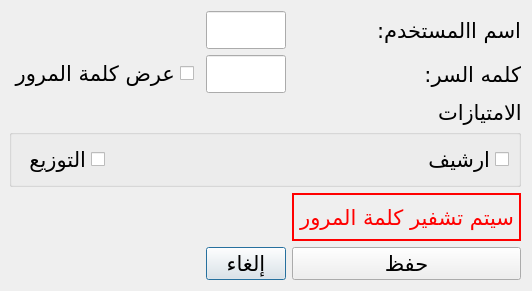
<?xml version="1.0" encoding="UTF-8"?>
<ui version="4.0">
 <class>Dialog</class>
 <widget class="QDialog" name="Dialog">
  <property name="windowModality">
   <enum>Qt::WindowModal</enum>
  </property>
  <property name="geometry">
   <rect>
    <x>0</x>
    <y>0</y>
    <width>397</width>
    <height>291</height>
   </rect>
  </property>
  <property name="font">
   <font>
    <family>Arabic Typesetting</family>
    <pointsize>16</pointsize>
   </font>
  </property>
  <property name="windowTitle">
   <string>D.P.A-إضافة مستخدم جديد</string>
  </property>
  <property name="windowIcon">
   <iconset resource="../qrc_source/source.qrc">
    <normaloff>:/MainIcon/Image/pngtree-beautiful-wheat-glyph-vector-icon-png-image_2003301.jpg</normaloff>:/MainIcon/Image/pngtree-beautiful-wheat-glyph-vector-icon-png-image_2003301.jpg</iconset>
  </property>
  <property name="layoutDirection">
   <enum>Qt::RightToLeft</enum>
  </property>
  <property name="autoFillBackground">
   <bool>false</bool>
  </property>
  <property name="locale">
   <locale language="Arabic" country="Tunisia"/>
  </property>
  <property name="sizeGripEnabled">
   <bool>false</bool>
  </property>
  <property name="modal">
   <bool>false</bool>
  </property>
  <layout class="QGridLayout" name="gridLayout">
   <property name="leftMargin">
    <number>9</number>
   </property>
   <property name="verticalSpacing">
    <number>6</number>
   </property>
   <item row="4" column="1">
    <widget class="QPushButton" name="cancel">
     <property name="text">
      <string>إلغاء</string>
     </property>
    </widget>
   </item>
   <item row="0" column="1">
    <widget class="QLineEdit" name="userName_2"/>
   </item>
   <item row="0" column="0">
    <widget class="QLabel" name="userName">
     <property name="text">
      <string>اسم االمستخدم:</string>
     </property>
    </widget>
   </item>
   <item row="1" column="0">
    <widget class="QLabel" name="passwordlabel">
     <property name="text">
      <string>كلمه السر:</string>
     </property>
     <property name="margin">
      <number>0</number>
     </property>
    </widget>
   </item>
   <item row="1" column="1">
    <widget class="QLineEdit" name="password_2">
     <property name="maxLength">
      <number>55</number>
     </property>
     <property name="echoMode">
      <enum>QLineEdit::Password</enum>
     </property>
    </widget>
   </item>
   <item row="3" column="0">
    <widget class="QLabel" name="label">
     <property name="palette">
      <palette>
       <active>
        <colorrole role="WindowText">
         <brush brushstyle="SolidPattern">
          <color alpha="255">
           <red>255</red>
           <green>0</green>
           <blue>0</blue>
          </color>
         </brush>
        </colorrole>
        <colorrole role="Button">
         <brush brushstyle="SolidPattern">
          <color alpha="255">
           <red>255</red>
           <green>0</green>
           <blue>0</blue>
          </color>
         </brush>
        </colorrole>
        <colorrole role="Light">
         <brush brushstyle="SolidPattern">
          <color alpha="255">
           <red>255</red>
           <green>127</green>
           <blue>127</blue>
          </color>
         </brush>
        </colorrole>
        <colorrole role="Midlight">
         <brush brushstyle="SolidPattern">
          <color alpha="255">
           <red>255</red>
           <green>63</green>
           <blue>63</blue>
          </color>
         </brush>
        </colorrole>
        <colorrole role="Dark">
         <brush brushstyle="SolidPattern">
          <color alpha="255">
           <red>127</red>
           <green>0</green>
           <blue>0</blue>
          </color>
         </brush>
        </colorrole>
        <colorrole role="Mid">
         <brush brushstyle="SolidPattern">
          <color alpha="255">
           <red>170</red>
           <green>0</green>
           <blue>0</blue>
          </color>
         </brush>
        </colorrole>
        <colorrole role="Text">
         <brush brushstyle="SolidPattern">
          <color alpha="255">
           <red>0</red>
           <green>0</green>
           <blue>0</blue>
          </color>
         </brush>
        </colorrole>
        <colorrole role="BrightText">
         <brush brushstyle="SolidPattern">
          <color alpha="255">
           <red>255</red>
           <green>255</green>
           <blue>255</blue>
          </color>
         </brush>
        </colorrole>
        <colorrole role="ButtonText">
         <brush brushstyle="SolidPattern">
          <color alpha="255">
           <red>0</red>
           <green>0</green>
           <blue>0</blue>
          </color>
         </brush>
        </colorrole>
        <colorrole role="Base">
         <brush brushstyle="SolidPattern">
          <color alpha="255">
           <red>255</red>
           <green>255</green>
           <blue>255</blue>
          </color>
         </brush>
        </colorrole>
        <colorrole role="Window">
         <brush brushstyle="SolidPattern">
          <color alpha="255">
           <red>255</red>
           <green>0</green>
           <blue>0</blue>
          </color>
         </brush>
        </colorrole>
        <colorrole role="Shadow">
         <brush brushstyle="SolidPattern">
          <color alpha="255">
           <red>0</red>
           <green>0</green>
           <blue>0</blue>
          </color>
         </brush>
        </colorrole>
        <colorrole role="AlternateBase">
         <brush brushstyle="SolidPattern">
          <color alpha="255">
           <red>255</red>
           <green>127</green>
           <blue>127</blue>
          </color>
         </brush>
        </colorrole>
        <colorrole role="ToolTipBase">
         <brush brushstyle="SolidPattern">
          <color alpha="255">
           <red>255</red>
           <green>255</green>
           <blue>220</blue>
          </color>
         </brush>
        </colorrole>
        <colorrole role="ToolTipText">
         <brush brushstyle="SolidPattern">
          <color alpha="255">
           <red>0</red>
           <green>0</green>
           <blue>0</blue>
          </color>
         </brush>
        </colorrole>
       </active>
       <inactive>
        <colorrole role="WindowText">
         <brush brushstyle="SolidPattern">
          <color alpha="255">
           <red>255</red>
           <green>0</green>
           <blue>0</blue>
          </color>
         </brush>
        </colorrole>
        <colorrole role="Button">
         <brush brushstyle="SolidPattern">
          <color alpha="255">
           <red>255</red>
           <green>0</green>
           <blue>0</blue>
          </color>
         </brush>
        </colorrole>
        <colorrole role="Light">
         <brush brushstyle="SolidPattern">
          <color alpha="255">
           <red>255</red>
           <green>127</green>
           <blue>127</blue>
          </color>
         </brush>
        </colorrole>
        <colorrole role="Midlight">
         <brush brushstyle="SolidPattern">
          <color alpha="255">
           <red>255</red>
           <green>63</green>
           <blue>63</blue>
          </color>
         </brush>
        </colorrole>
        <colorrole role="Dark">
         <brush brushstyle="SolidPattern">
          <color alpha="255">
           <red>127</red>
           <green>0</green>
           <blue>0</blue>
          </color>
         </brush>
        </colorrole>
        <colorrole role="Mid">
         <brush brushstyle="SolidPattern">
          <color alpha="255">
           <red>170</red>
           <green>0</green>
           <blue>0</blue>
          </color>
         </brush>
        </colorrole>
        <colorrole role="Text">
         <brush brushstyle="SolidPattern">
          <color alpha="255">
           <red>0</red>
           <green>0</green>
           <blue>0</blue>
          </color>
         </brush>
        </colorrole>
        <colorrole role="BrightText">
         <brush brushstyle="SolidPattern">
          <color alpha="255">
           <red>255</red>
           <green>255</green>
           <blue>255</blue>
          </color>
         </brush>
        </colorrole>
        <colorrole role="ButtonText">
         <brush brushstyle="SolidPattern">
          <color alpha="255">
           <red>0</red>
           <green>0</green>
           <blue>0</blue>
          </color>
         </brush>
        </colorrole>
        <colorrole role="Base">
         <brush brushstyle="SolidPattern">
          <color alpha="255">
           <red>255</red>
           <green>255</green>
           <blue>255</blue>
          </color>
         </brush>
        </colorrole>
        <colorrole role="Window">
         <brush brushstyle="SolidPattern">
          <color alpha="255">
           <red>255</red>
           <green>0</green>
           <blue>0</blue>
          </color>
         </brush>
        </colorrole>
        <colorrole role="Shadow">
         <brush brushstyle="SolidPattern">
          <color alpha="255">
           <red>0</red>
           <green>0</green>
           <blue>0</blue>
          </color>
         </brush>
        </colorrole>
        <colorrole role="AlternateBase">
         <brush brushstyle="SolidPattern">
          <color alpha="255">
           <red>255</red>
           <green>127</green>
           <blue>127</blue>
          </color>
         </brush>
        </colorrole>
        <colorrole role="ToolTipBase">
         <brush brushstyle="SolidPattern">
          <color alpha="255">
           <red>255</red>
           <green>255</green>
           <blue>220</blue>
          </color>
         </brush>
        </colorrole>
        <colorrole role="ToolTipText">
         <brush brushstyle="SolidPattern">
          <color alpha="255">
           <red>0</red>
           <green>0</green>
           <blue>0</blue>
          </color>
         </brush>
        </colorrole>
       </inactive>
       <disabled>
        <colorrole role="WindowText">
         <brush brushstyle="SolidPattern">
          <color alpha="255">
           <red>127</red>
           <green>0</green>
           <blue>0</blue>
          </color>
         </brush>
        </colorrole>
        <colorrole role="Button">
         <brush brushstyle="SolidPattern">
          <color alpha="255">
           <red>255</red>
           <green>0</green>
           <blue>0</blue>
          </color>
         </brush>
        </colorrole>
        <colorrole role="Light">
         <brush brushstyle="SolidPattern">
          <color alpha="255">
           <red>255</red>
           <green>127</green>
           <blue>127</blue>
          </color>
         </brush>
        </colorrole>
        <colorrole role="Midlight">
         <brush brushstyle="SolidPattern">
          <color alpha="255">
           <red>255</red>
           <green>63</green>
           <blue>63</blue>
          </color>
         </brush>
        </colorrole>
        <colorrole role="Dark">
         <brush brushstyle="SolidPattern">
          <color alpha="255">
           <red>127</red>
           <green>0</green>
           <blue>0</blue>
          </color>
         </brush>
        </colorrole>
        <colorrole role="Mid">
         <brush brushstyle="SolidPattern">
          <color alpha="255">
           <red>170</red>
           <green>0</green>
           <blue>0</blue>
          </color>
         </brush>
        </colorrole>
        <colorrole role="Text">
         <brush brushstyle="SolidPattern">
          <color alpha="255">
           <red>127</red>
           <green>0</green>
           <blue>0</blue>
          </color>
         </brush>
        </colorrole>
        <colorrole role="BrightText">
         <brush brushstyle="SolidPattern">
          <color alpha="255">
           <red>255</red>
           <green>255</green>
           <blue>255</blue>
          </color>
         </brush>
        </colorrole>
        <colorrole role="ButtonText">
         <brush brushstyle="SolidPattern">
          <color alpha="255">
           <red>127</red>
           <green>0</green>
           <blue>0</blue>
          </color>
         </brush>
        </colorrole>
        <colorrole role="Base">
         <brush brushstyle="SolidPattern">
          <color alpha="255">
           <red>255</red>
           <green>0</green>
           <blue>0</blue>
          </color>
         </brush>
        </colorrole>
        <colorrole role="Window">
         <brush brushstyle="SolidPattern">
          <color alpha="255">
           <red>255</red>
           <green>0</green>
           <blue>0</blue>
          </color>
         </brush>
        </colorrole>
        <colorrole role="Shadow">
         <brush brushstyle="SolidPattern">
          <color alpha="255">
           <red>0</red>
           <green>0</green>
           <blue>0</blue>
          </color>
         </brush>
        </colorrole>
        <colorrole role="AlternateBase">
         <brush brushstyle="SolidPattern">
          <color alpha="255">
           <red>255</red>
           <green>0</green>
           <blue>0</blue>
          </color>
         </brush>
        </colorrole>
        <colorrole role="ToolTipBase">
         <brush brushstyle="SolidPattern">
          <color alpha="255">
           <red>255</red>
           <green>255</green>
           <blue>220</blue>
          </color>
         </brush>
        </colorrole>
        <colorrole role="ToolTipText">
         <brush brushstyle="SolidPattern">
          <color alpha="255">
           <red>0</red>
           <green>0</green>
           <blue>0</blue>
          </color>
         </brush>
        </colorrole>
       </disabled>
      </palette>
     </property>
     <property name="frameShape">
      <enum>QFrame::WinPanel</enum>
     </property>
     <property name="frameShadow">
      <enum>QFrame::Plain</enum>
     </property>
     <property name="lineWidth">
      <number>0</number>
     </property>
     <property name="midLineWidth">
      <number>0</number>
     </property>
     <property name="text">
      <string>سيتم تشفير كلمة المرور</string>
     </property>
    </widget>
   </item>
   <item row="1" column="3">
    <widget class="QCheckBox" name="displayPassword">
     <property name="text">
      <string>عرض كلمة المرور</string>
     </property>
    </widget>
   </item>
   <item row="4" column="0">
    <widget class="QPushButton" name="save">
     <property name="text">
      <string>حفظ</string>
     </property>
    </widget>
   </item>
   <item row="2" column="0" colspan="4">
    <widget class="QGroupBox" name="groupBox">
     <property name="title">
      <string>الامتيازات</string>
     </property>
     <layout class="QGridLayout" name="gridLayout_2">
      <item row="0" column="2">
       <widget class="QCheckBox" name="distribution">
        <property name="text">
         <string>التوزيع</string>
        </property>
        <property name="tristate">
         <bool>false</bool>
        </property>
       </widget>
      </item>
      <item row="0" column="0">
       <widget class="QCheckBox" name="history">
        <property name="text">
         <string>ارشيف</string>
        </property>
       </widget>
      </item>
      <item row="0" column="1">
       <spacer name="horizontalSpacer">
        <property name="orientation">
         <enum>Qt::Horizontal</enum>
        </property>
        <property name="sizeHint" stdset="0">
         <size>
          <width>40</width>
          <height>20</height>
         </size>
        </property>
       </spacer>
      </item>
     </layout>
    </widget>
   </item>
   <item row="4" column="2">
    <spacer name="horizontalSpacer_2">
     <property name="orientation">
      <enum>Qt::Horizontal</enum>
     </property>
     <property name="sizeHint" stdset="0">
      <size>
       <width>40</width>
       <height>20</height>
      </size>
     </property>
    </spacer>
   </item>
  </layout>
 </widget>
 <resources>
  <include location="../qrc_source/source.qrc"/>
 </resources>
 <connections/>
</ui>
